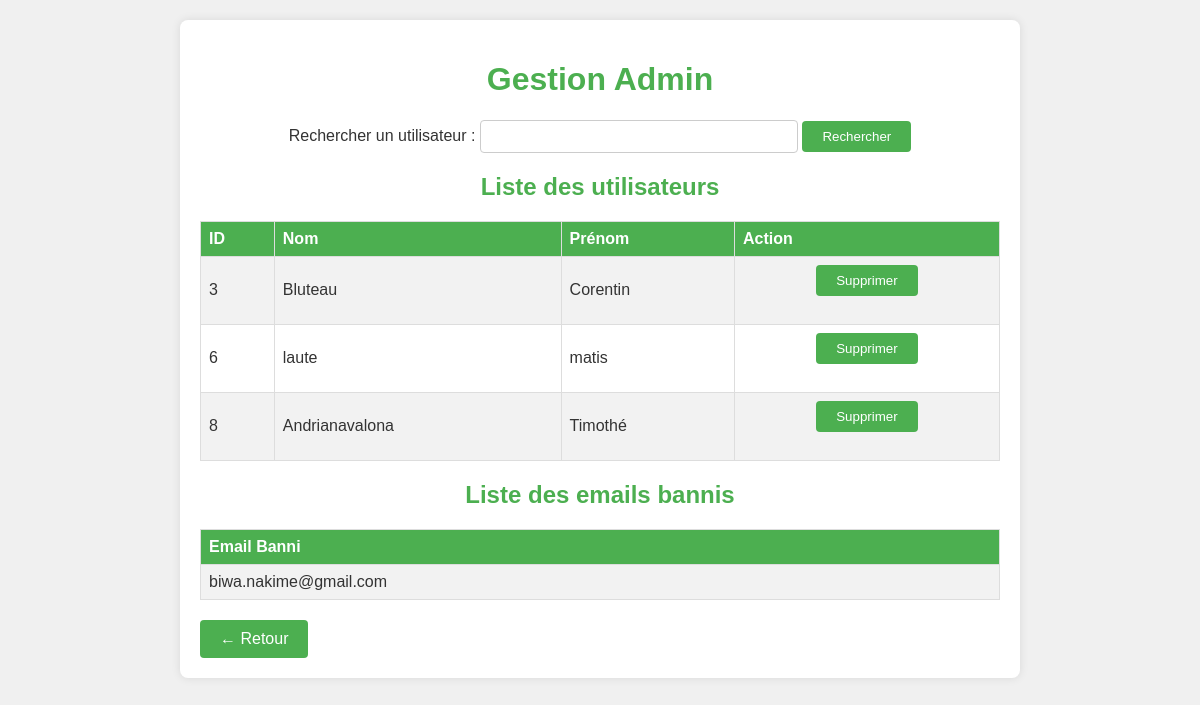
The app's page /admin/gestionadmin.php with its own data.
### tables this page shows
CREATE TABLE `utilisateur` (
  `id` int(11) NOT NULL,
  `Nom` varchar(255) NOT NULL,
  `Prenom` varchar(255) NOT NULL,
  `age` int(11) NOT NULL,
  `mail` varchar(255) NOT NULL,
  `password` varchar(255) NOT NULL,
  `vua` int(2) NOT NULL DEFAULT 0,
  `des` text DEFAULT NULL,
  `acts` text DEFAULT NULL,
  `gif1` varchar(255) DEFAULT NULL,
  `gif2` varchar(255) DEFAULT NULL,
  `photo` varchar(255) DEFAULT NULL,
  `photo1` varchar(255) DEFAULT NULL,
  `photo2` varchar(255) DEFAULT NULL,
  `photo3` varchar(255) DEFAULT NULL,
  `photo4` varchar(255) DEFAULT NULL,
  `photo5` varchar(255) DEFAULT NULL,
  `photo6` varchar(255) DEFAULT NULL,
  `photo7` varchar(255) DEFAULT NULL,
  `langage` text DEFAULT NULL
);

CREATE TABLE `ban` (
  `emailban` varchar(255) DEFAULT NULL
);

### www/admin/gestionadmin.php (the view, shortened to what this page needs)
<?php
include '../include/database.php';
function displayUserList($db) {
    $output = '';
    $query = $db->query("SELECT * FROM utilisateur");
    $users = $query->fetchAll(PDO::FETCH_ASSOC);
    if ($users) {
        $output .= "<table border='1'>
                        <tr>
                            <th>ID</th>
                            <th>Nom</th>
                            <th>Prénom</th>
                            <th>Action</th>
                        </tr>";
        foreach ($users as $user) {
            $output .= "<tr>
                            <td>{$user['id']}</td>
                            <td>{$user['Nom']}</td>
                            <td>{$user['Prenom']}</td>
                            <td>
                                <form method='post' onsubmit='return confirm(\"Êtes-vous sûr de vouloir supprimer cet utilisateur ?\");'>
                                    <input type='hidden' name='user_id' value='{$user['id']}'>
                                    <input type='submit' name='delete_user' value='Supprimer'>
                                </form>
                            </td>
                        </tr>";
        }
        $output .= "</table>";
    } else {
        $output = "Aucun utilisateur trouvé.";
    }
    return $output;
}
function displayBannedEmails($db) {
    $output = '';
    $query = $db->query("SELECT * FROM ban");
    $bans = $query->fetchAll(PDO::FETCH_ASSOC);
    if ($bans) {
        $output .= "<table border='1'>
                        <tr>
                            <th>Email Banni</th>
                        </tr>";
        foreach ($bans as $ban) {
            $output .= "<tr>
                            <td>{$ban['emailban']}</td>
                        </tr>";
        }
        $output .= "</table>";
    } else {
        $output = "Aucun email banni trouvé.";
    }
    return $output;
}
?>
<!DOCTYPE html>
<html lang="fr">
<head>
    <link rel="stylesheet" type="text/css" href="../css/suppressionadmin.css">
</head>
<body>
    <div class="container">
        <h1>Gestion Admin</h1>
        <form method="get">
            <label for="search_user">Rechercher un utilisateur :</label>
            <input type="text" name="search_user" id="search_user">
            <input type="submit" value="Rechercher">
        </form>
        <h2>Liste des utilisateurs</h2>
        <?php echo displayUserList($db); ?>
        <h2>Liste des emails bannis</h2>
        <?php echo displayBannedEmails($db); ?>
        <a href="../menuabonne.php" class="back-link">&#8592; Retour</a>
    </div>
</body>
</html>

### www/css/suppressionadmin.css (style rules this page uses)
body { font-family: Arial, sans-serif; background-color: #f0f0f0; margin: 0; padding: 0; color: #333; }
.container { max-width: 800px; margin: 20px auto; padding: 20px; background-color: #fff; border-radius: 8px; box-shadow: 0 0 10px rgba(0, 0, 0, 0.1); }
h1, h2 { color: #4CAF50; text-align: center; }
form { margin-bottom: 20px; text-align: center; }
input[type="text"] { padding: 8px; width: 300px; border-radius: 4px; border: 1px solid #ccc; }
input[type="submit"] { padding: 8px 20px; background-color: #4CAF50; color: #fff; border: none; border-radius: 4px; cursor: pointer; transition: background-color 0.3s; }
table { width: 100%; border-collapse: collapse; margin-top: 20px; }
th, td { border: 1px solid #ddd; padding: 8px; text-align: left; }
th { background-color: #4CAF50; color: #fff; }
tr:nth-child(even) { background-color: #f2f2f2; }
a.back-link { display: inline-block; margin-top: 20px; padding: 10px 20px; background-color: #4CAF50; color: #fff; text-decoration: none; border-radius: 4px; transition: background-color 0.3s; }

### records on screen
utilisateur: id "3", Nom "Bluteau", Prenom "Corentin"
utilisateur: id "6", Nom "laute", Prenom "matis"
utilisateur: id "8", Nom "Andrianavalona", Prenom "Timothé"
ban: emailban "biwa.nakime@gmail.com"
